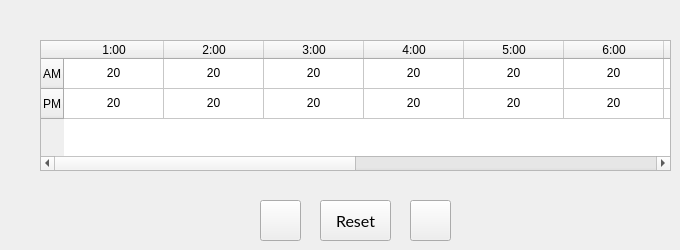
     <widget class="QWidget" name="pageWED_2">
      <widget class="QTableWidget" name="table3_2">
       <property name="geometry">
        <rect>
         <x>40</x>
         <y>40</y>
         <width>631</width>
         <height>131</height>
        </rect>
       </property>
       <property name="focusPolicy">
        <enum>Qt::TabFocus</enum>
       </property>
       <property name="editTriggers">
        <set>QAbstractItemView::NoEditTriggers</set>
       </property>
       <row>
        <property name="text">
         <string>AM</string>
        </property>
       </row>
       <row>
        <property name="text">
         <string>PM</string>
        </property>
       </row>
       <column>
        <property name="text">
         <string>1:00</string>
        </property>
       </column>
       <column>
        <property name="text">
         <string>2:00</string>
        </property>
       </column>
       <column>
        <property name="text">
         <string>3:00</string>
        </property>
       </column>
       <column>
        <property name="text">
         <string>4:00</string>
        </property>
       </column>
       <column>
        <property name="text">
         <string>5:00</string>
        </property>
       </column>
       <column>
        <property name="text">
         <string>6:00</string>
        </property>
       </column>
       <column>
        <property name="text">
         <string>7:00</string>
        </property>
       </column>
       <column>
        <property name="text">
         <string>8:00</string>
        </property>
       </column>
       <column>
        <property name="text">
         <string>9:00</string>
        </property>
       </column>
       <column>
        <property name="text">
         <string>10:00</string>
        </property>
       </column>
       <column>
        <property name="text">
         <string>11:00</string>
        </property>
       </column>
       <column>
        <property name="text">
         <string>12:00</string>
        </property>
       </column>
       <item row="0" column="0">
        <property name="text">
         <string>20</string>
        </property>
        <property name="textAlignment">
         <set>AlignCenter</set>
        </property>
       </item>
       <item row="0" column="1">
        <property name="text">
         <string>20</string>
        </property>
        <property name="textAlignment">
         <set>AlignCenter</set>
        </property>
       </item>
       <item row="0" column="2">
        <property name="text">
         <string>20</string>
        </property>
        <property name="textAlignment">
         <set>AlignCenter</set>
        </property>
       </item>
       <item row="0" column="3">
        <property name="text">
         <string>20</string>
        </property>
        <property name="textAlignment">
         <set>AlignCenter</set>
        </property>
       </item>
       <item row="0" column="4">
        <property name="text">
         <string>20</string>
        </property>
        <property name="textAlignment">
         <set>AlignCenter</set>
        </property>
       </item>
       <item row="0" column="5">
        <property name="text">
         <string>20</string>
        </property>
        <property name="textAlignment">
         <set>AlignCenter</set>
        </property>
       </item>
       <item row="0" column="6">
        <property name="text">
         <string>20</string>
        </property>
        <property name="textAlignment">
         <set>AlignCenter</set>
        </property>
       </item>
       <item row="0" column="7">
        <property name="text">
         <string>20</string>
        </property>
        <property name="textAlignment">
         <set>AlignCenter</set>
        </property>
       </item>
       <item row="0" column="8">
        <property name="text">
         <string>20</string>
        </property>
        <property name="textAlignment">
         <set>AlignCenter</set>
        </property>
       </item>
       <item row="0" column="9">
        <property name="text">
         <string>20</string>
        </property>
        <property name="textAlignment">
         <set>AlignCenter</set>
        </property>
       </item>
       <item row="0" column="10">
        <property name="text">
         <string>20</string>
        </property>
        <property name="textAlignment">
         <set>AlignCenter</set>
        </property>
       </item>
       <item row="0" column="11">
        <property name="text">
         <string>20</string>
        </property>
        <property name="textAlignment">
         <set>AlignCenter</set>
        </property>
       </item>
       <item row="1" column="0">
        <property name="text">
         <string>20</string>
        </property>
        <property name="textAlignment">
         <set>AlignCenter</set>
        </property>
       </item>
       <item row="1" column="1">
        <property name="text">
         <string>20</string>
        </property>
        <property name="textAlignment">
         <set>AlignCenter</set>
        </property>
       </item>
       <item row="1" column="2">
        <property name="text">
         <string>20</string>
        </property>
        <property name="textAlignment">
         <set>AlignCenter</set>
        </property>
       </item>
       <item row="1" column="3">
        <property name="text">
         <string>20</string>
        </property>
        <property name="textAlignment">
         <set>AlignCenter</set>
        </property>
       </item>
       <item row="1" column="4">
        <property name="text">
         <string>20</string>
        </property>
        <property name="textAlignment">
         <set>AlignCenter</set>
        </property>
       </item>
       <item row="1" column="5">
        <property name="text">
         <string>20</string>
        </property>
        <property name="textAlignment">
         <set>AlignCenter</set>
        </property>
       </item>
       <item row="1" column="6">
        <property name="text">
         <string>20</string>
        </property>
        <property name="textAlignment">
         <set>AlignCenter</set>
        </property>
       </item>
       <item row="1" column="7">
        <property name="text">
         <string>20</string>
        </property>
        <property name="textAlignment">
         <set>AlignCenter</set>
        </property>
       </item>
       <item row="1" column="8">
        <property name="text">
         <string>20</string>
        </property>
        <property name="textAlignment">
         <set>AlignCenter</set>
        </property>
       </item>
       <item row="1" column="9">
        <property name="text">
         <string>20</string>
        </property>
        <property name="textAlignment">
         <set>AlignCenter</set>
        </property>
       </item>
       <item row="1" column="10">
        <property name="text">
         <string>20</string>
        </property>
        <property name="textAlignment">
         <set>AlignCenter</set>
        </property>
       </item>
       <item row="1" column="11">
        <property name="text">
         <string>20</string>
        </property>
        <property name="textAlignment">
         <set>AlignCenter</set>
        </property>
       </item>
      </widget>
      <widget class="QPushButton" name="bUP3_2">
       <property name="enabled">
        <bool>true</bool>
       </property>
       <property name="geometry">
        <rect>
         <x>410</x>
         <y>200</y>
         <width>41</width>
         <height>41</height>
        </rect>
       </property>
       <property name="font">
        <font>
         <family>lato</family>
         <pointsize>14</pointsize>
        </font>
       </property>
       <property name="focusPolicy">
        <enum>Qt::NoFocus</enum>
       </property>
       <property name="text">
        <string/>
       </property>
       <property name="icon">
        <iconset>
         <normaloff>images/icons/baseline_add_white_48dp.png</normaloff>images/icons/baseline_add_white_48dp.png</iconset>
       </property>
       <property name="iconSize">
        <size>
         <width>32</width>
         <height>32</height>
        </size>
       </property>
       <property name="checkable">
        <bool>false</bool>
       </property>
       <property name="autoDefault">
        <bool>false</bool>
       </property>
      </widget>
      <widget class="QPushButton" name="reset3_2">
       <property name="enabled">
        <bool>true</bool>
       </property>
       <property name="geometry">
        <rect>
         <x>320</x>
         <y>200</y>
         <width>71</width>
         <height>41</height>
        </rect>
       </property>
       <property name="font">
        <font>
         <family>lato</family>
         <pointsize>12</pointsize>
        </font>
       </property>
       <property name="focusPolicy">
        <enum>Qt::NoFocus</enum>
       </property>
       <property name="text">
        <string>Reset</string>
       </property>
       <property name="checkable">
        <bool>false</bool>
       </property>
       <property name="autoDefault">
        <bool>false</bool>
       </property>
      </widget>
      <widget class="QPushButton" name="bDOWN3_2">
       <property name="enabled">
        <bool>true</bool>
       </property>
       <property name="geometry">
        <rect>
         <x>260</x>
         <y>200</y>
         <width>41</width>
         <height>41</height>
        </rect>
       </property>
       <property name="font">
        <font>
         <family>lato</family>
         <pointsize>14</pointsize>
        </font>
       </property>
       <property name="focusPolicy">
        <enum>Qt::NoFocus</enum>
       </property>
       <property name="text">
        <string/>
       </property>
       <property name="icon">
        <iconset>
         <normaloff>images/icons/baseline_remove_white_48dp.png</normaloff>images/icons/baseline_remove_white_48dp.png</iconset>
       </property>
       <property name="iconSize">
        <size>
         <width>32</width>
         <height>32</height>
        </size>
       </property>
       <property name="checkable">
        <bool>false</bool>
       </property>
       <property name="autoDefault">
        <bool>false</bool>
       </property>
      </widget>
     </widget>
